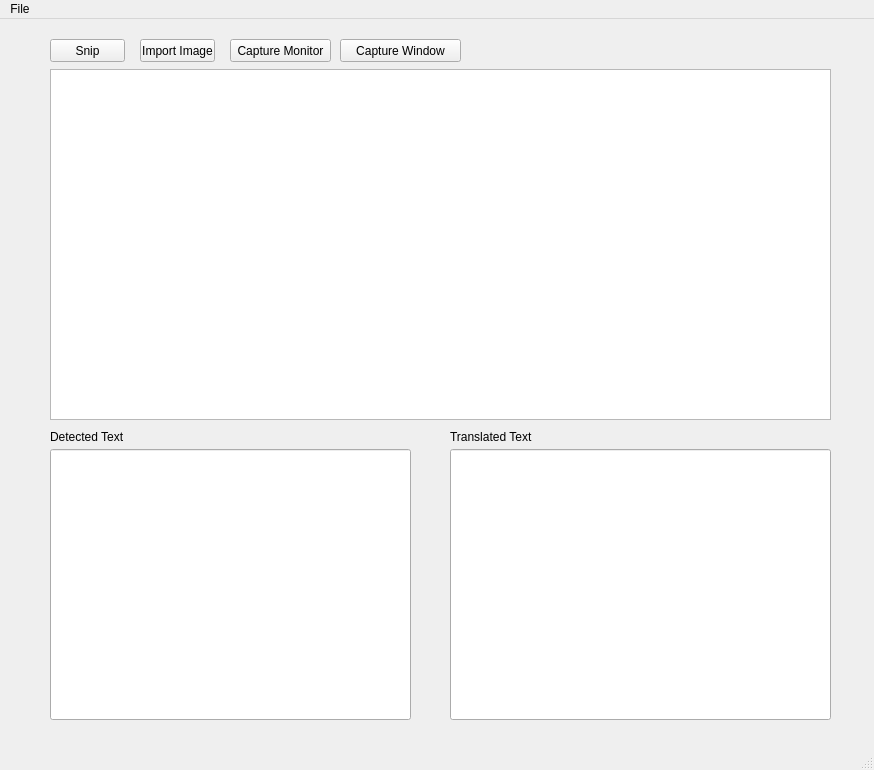
<?xml version="1.0" encoding="UTF-8"?>
<ui version="4.0">
 <class>DeepLSnipper</class>
 <widget class="QMainWindow" name="DeepLSnipper">
  <property name="geometry">
   <rect>
    <x>0</x>
    <y>0</y>
    <width>874</width>
    <height>770</height>
   </rect>
  </property>
  <property name="windowTitle">
   <string>MainWindow</string>
  </property>
  <widget class="QWidget" name="centralwidget">
   <widget class="QGraphicsView" name="graphicsView">
    <property name="geometry">
     <rect>
      <x>50</x>
      <y>50</y>
      <width>781</width>
      <height>351</height>
     </rect>
    </property>
    <property name="autoFillBackground">
     <bool>false</bool>
    </property>
   </widget>
   <widget class="QLineEdit" name="translatedtext">
    <property name="geometry">
     <rect>
      <x>450</x>
      <y>430</y>
      <width>381</width>
      <height>271</height>
     </rect>
    </property>
    <property name="readOnly">
     <bool>true</bool>
    </property>
   </widget>
   <widget class="QLineEdit" name="detectedText">
    <property name="geometry">
     <rect>
      <x>50</x>
      <y>430</y>
      <width>361</width>
      <height>271</height>
     </rect>
    </property>
    <property name="readOnly">
     <bool>true</bool>
    </property>
   </widget>
   <widget class="QLabel" name="label">
    <property name="geometry">
     <rect>
      <x>50</x>
      <y>410</y>
      <width>91</width>
      <height>16</height>
     </rect>
    </property>
    <property name="text">
     <string>Detected Text</string>
    </property>
   </widget>
   <widget class="QLabel" name="label_2">
    <property name="geometry">
     <rect>
      <x>450</x>
      <y>410</y>
      <width>111</width>
      <height>16</height>
     </rect>
    </property>
    <property name="text">
     <string>Translated Text</string>
    </property>
   </widget>
   <widget class="QPushButton" name="snipbutton">
    <property name="geometry">
     <rect>
      <x>50</x>
      <y>20</y>
      <width>75</width>
      <height>23</height>
     </rect>
    </property>
    <property name="text">
     <string>Snip</string>
    </property>
   </widget>
   <widget class="QPushButton" name="importimagebutton">
    <property name="geometry">
     <rect>
      <x>140</x>
      <y>20</y>
      <width>75</width>
      <height>23</height>
     </rect>
    </property>
    <property name="text">
     <string>Import Image</string>
    </property>
   </widget>
   <widget class="QPushButton" name="capmonitorbutton">
    <property name="geometry">
     <rect>
      <x>230</x>
      <y>20</y>
      <width>101</width>
      <height>23</height>
     </rect>
    </property>
    <property name="text">
     <string>Capture Monitor</string>
    </property>
   </widget>
   <widget class="QPushButton" name="capwindowbutton">
    <property name="geometry">
     <rect>
      <x>340</x>
      <y>20</y>
      <width>121</width>
      <height>23</height>
     </rect>
    </property>
    <property name="text">
     <string>Capture Window</string>
    </property>
   </widget>
  </widget>
  <widget class="QMenuBar" name="menubar">
   <property name="geometry">
    <rect>
     <x>0</x>
     <y>0</y>
     <width>874</width>
     <height>21</height>
    </rect>
   </property>
   <widget class="QMenu" name="menuFile">
    <property name="title">
     <string>File</string>
    </property>
   </widget>
   <addaction name="menuFile"/>
  </widget>
  <widget class="QStatusBar" name="statusbar"/>
 </widget>
 <resources/>
 <connections/>
</ui>
